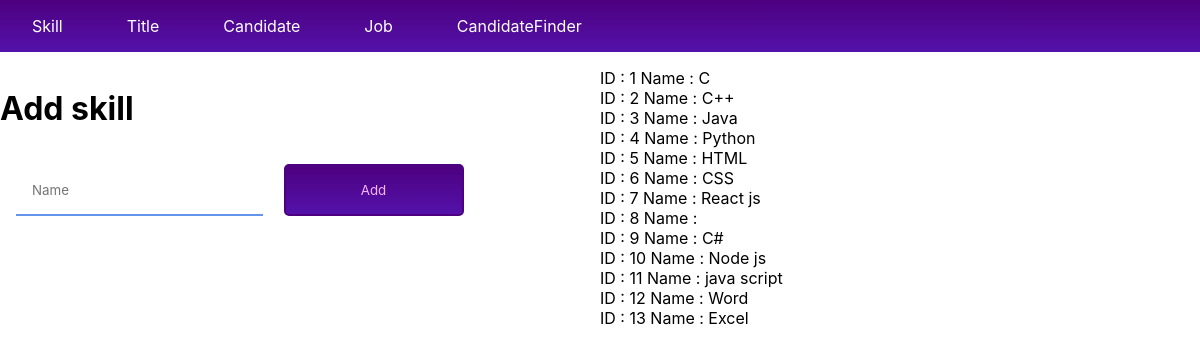
Before: /Skill with the older database file.
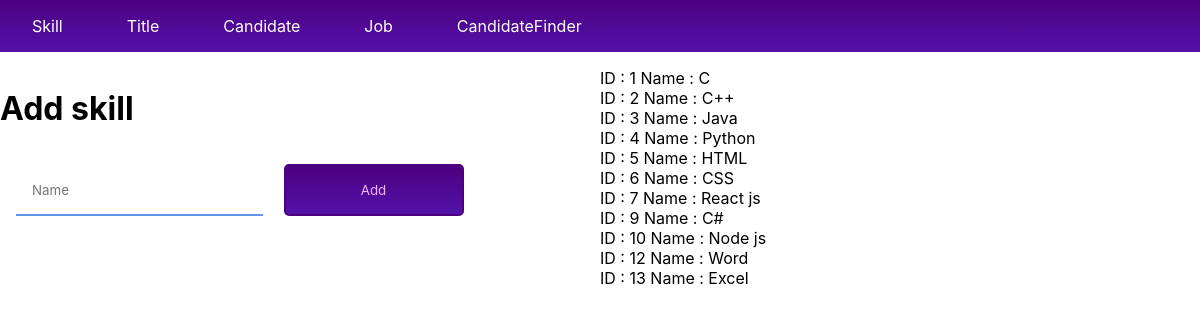
After: the same page with the newer database file.
### matcher/models.py (models this page shows, shortened)
class Skill(models.Model):
    name = models.CharField(max_length=200,unique=True)

### matcher/views.py (the view)
# urls.py: path('Skill', views.Skills , name = "Skill"),
def Skills(request):
    try:
        name = request.POST['name']
        skill = Skill(name = name)
        skill.save()
    except Exception as e:
        print(e)
    skills = Skill.objects.all()
    return render(request , 'skills/skills.html' , {'skills': skills})

### matcher/templates/skills/skills.html (shortened to what this page needs)
{% extends 'home/home.html' %}
{% block body %}
{% load static %}
    <link rel="stylesheet" href="{% static 'matcher/form.css' %}">
    <div class="container">
        <div class="form">
            <form  action="{% url 'app:Skill' %}" method="post">
                <div class="skills_Add">
                    <h1>Add skill</h1>
                    <input type="text" name="name" id="name" placeholder="Name"/>
                    <button type="submit">Add</button>
                </div>
            </form>
        </div>
        <div class="box-data">
            {% for skill in skills %}
            <div class="data" style="display: flex;">
                <p>ID : {{skill.id}} Name : {{skill.name}} </p>
            </div>
            {% endfor %}
        </div>
    </div>
{% endblock body %}

### matcher/templates/home/home.html
{% load static %}
<link rel="stylesheet" href="{% static 'matcher/nav.css' %}">
    <div class="navigation">
        <ul>
            <li><a href="{% url 'app:Skill' %}">Skill</a></li>
            <li><a href="{% url 'app:Title' %}">Title</a></li>
            <li><a href="{% url 'app:Candidate' %}">Candidate</a></li>
            <li><a href="{% url 'app:Job' %}">Job</a></li>
            <li><a href="{% url 'app:CandidateFinder' %}">CandidateFinder</a></li>
        </ul>
    </div>
    {% block body %}
    {% endblock body %}

### matcher/static/matcher/nav.css (style rules this page uses)
* { font-family: -apple-system, BlinkMacSystemFont, 'Segoe UI', Roboto, Oxygen, Ubuntu, Cantarell, 'Open Sans', 'Helvetica Neue', sans-serif; }
.navigation { background: linear-gradient(rgb(77, 0, 128), rgb(84, 18, 170)); min-width: 100%; }
.navigation a { text-decoration: none; color: white; }
.navigation ul { display: flex; list-style: none; padding: 0; margin: 0 0 1rem; }
.navigation ul li { margin: 0 1rem; padding: 1rem; font-family: -apple-system, BlinkMacSystemFont, 'Segoe UI', Roboto, Oxygen, Ubuntu, Cantarell, 'Open Sans', 'Helvetica Neue', sans-serif; }

### matcher/static/matcher/form.css (style rules this page uses)
.form { width: 50%; }
.form input { border: none; padding: 1rem; margin: 1rem; border-bottom: 2px solid cornflowerblue; }
.form button { background: linear-gradient(rgb(77, 0, 128), rgb(84, 18, 170)); border: 2px solid rgb(77, 0, 128); width: 30%; padding: 1rem; color: rgb(244, 179, 250); border-radius: 5px; }
.box-data { max-height: 100px; display: flex; flex-direction: column; }
.container { display:flex; }
.container p { margin: 0; }

Changed rows visible on the page:
removed Skill: id "8"
removed Skill: id "11", name "java script"
